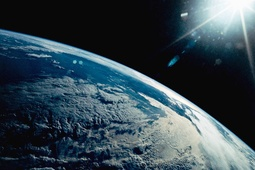
#> input picture test_images/earth_side.jpg, 255 x 170 px, shrunk from 980 x 654 before the run, found by its file name
$ python simpleEdgeDetection.py   (older library calls are emulated)
#> lines starting #> are read from the running program, lines starting #| are printed output that depends on the picture; after the words box and inside, x2 and y2 are one past the last pixel; in counts of white or black regions, pixels touching at a corner belong together
import cv2
import numpy as np
import matplotlib.pyplot as plt


# Read the image in grayscale
#path = 'test_images/BlackMarble2016_00066.png'
print('hello')
path = ['test_images/earth_side.jpg', 'test_images/earth_night.jpg',
        'test_images/piCam_530km_glare.png','test_images/piCam_530km.png',
        'test_images/BlackMarble2016_00066.png', 'test_images/earth.jpg']
image_list = []
canny_list = []
LoG_list = []
sobel_list = []
for p in path:
    img = cv2.imread(p, cv2.IMREAD_COLOR)
#> img is the input picture: shape (170, 255, 3); mean B, G, R 80.5, 71.4, 54.8
    image = cv2.imread(p, 0 )
#> image: shape (170, 255); min 0, max 255, mean 67.4
    threshold = 10


    #binary_mask = np.where(image < threshold, 255, 0).astype(np.uint8)
    # Apply Gaussian blur to reduce noise
    blurred = cv2.GaussianBlur(image, (3,3), 0)
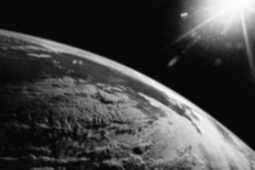
#> blurred: shape (170, 255); min 7, max 251, mean 67.5

    # Apply Laplacian of Gaussian
    log = cv2.Laplacian(blurred, cv2.CV_64F)

    # Perform Canny edge detection
    canny = cv2.Canny(image, 100, 200)
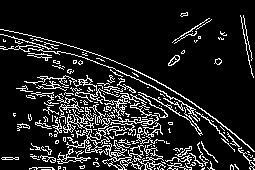
#> canny: shape (170, 255); 13.1% white in thin lines or dots

    # Find zero crossings
    zero_crossings = np.zeros_like(log)
    zero_crossings[:-1, :-1] = np.logical_and(log[:-1, :-1] < 0, log[1:, 1:] > 0) | \
                            np.logical_and(log[:-1, :-1] > 0, log[1:, 1:] < 0)
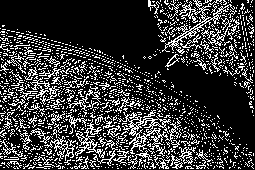
#> zero_crossings: shape (170, 255) float64; values 0 (black) and 1 (white), 22% white in thin lines or dots

    # Apply thresholding to get strong edges
    threshold = 0.1 * np.max(np.abs(log))
#> threshold = 10.4
    edges = np.zeros_like(zero_crossings, dtype=np.uint8)
    edges[np.abs(log) > threshold] = 255

    #coords = np.column_stack(np.where(canny[:, int(800):int(800)+1] > 0))
    #print(coords)
    #Sobel gaussian blus edge detection

    # Sobel edges (x and y gradients)
    sobel_x = cv2.Sobel(image, cv2.CV_64F, 1, 0, ksize=3)
    sobel_y = cv2.Sobel(image, cv2.CV_64F, 0, 1, ksize=3)
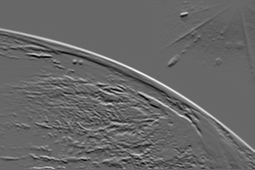
#> sobel_y: shape (170, 255) float64; min -582, max 846, mean -0.1; drawn with min black and max white
    gradient = np.sqrt(sobel_x**2 + sobel_y**2)
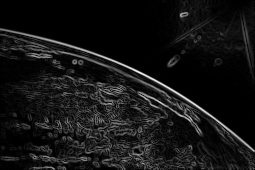
#> gradient: shape (170, 255) float64; min 0, max 922.6, mean 75; drawn with min black and max white

    # Thresholding (adjust based on image)
    _, sobel_edges = cv2.threshold(gradient.astype(np.uint8), 150, 255, cv2.THRESH_BINARY)
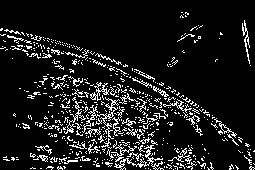
#> sobel_edges: shape (170, 255); 10.7% white in thin lines or dots

    image_list.append(image)
    canny_list.append(canny)
    LoG_list.append(edges)
    sobel_list.append(sobel_edges)
#> pass 2 of the loop `for p in path:`:
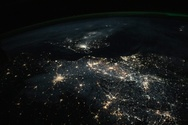
#> input picture test_images/earth_night.jpg, 188 x 125 px, shrunk from 720 x 480 before the run, found by its file name
#> img is the input picture: shape (125, 188, 3); mean B, G, R 24.1, 24.2, 21.9
#> image: shape (125, 188)
#> blurred: shape (125, 188)
#> log: shape (125, 188) float64
#> canny: shape (125, 188); 7.5% white in thin lines or dots, all inside (x1, y1, x2, y2) = (6, 24, 185, 125)
#> `zero_crossings[:-1, :-1] = np.logical_and(log[:-1, :-1] < 0, log[1:, 1..`:
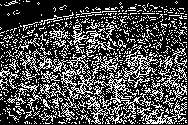
#> zero_crossings: shape (125, 188) float64; values 0 (black) and 1 (white), 29.7% white in thin lines or dots
#> threshold = 13.1
#> sobel_x: shape (125, 188) float64
#> sobel_y: shape (125, 188) float64
#> gradient: shape (125, 188) float64
#> `_, sobel_edges = cv2.threshold(gradient.astype(np.uint8), 150, 255, cv..`:
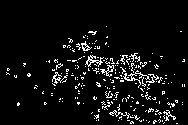
#> sobel_edges: shape (125, 188); 6.1% white in thin lines or dots, all inside (x1, y1, x2, y2) = (6, 26, 185, 124)
#> pass 3 of the loop `for p in path:`:
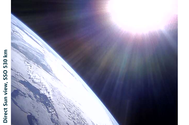
#> input picture test_images/piCam_530km_glare.png, 189 x 125 px, shrunk from 725 x 480 before the run, found by its file name
#> img is the input picture: shape (125, 189, 3); mean B, G, R 160.4, 141.1, 140.6
#> image: shape (125, 189)
#> blurred: shape (125, 189)
#> log: shape (125, 189) float64
#> canny: shape (125, 189); 7.1% white in thin lines or dots
#> `zero_crossings[:-1, :-1] = np.logical_and(log[:-1, :-1] < 0, log[1:, 1..`:
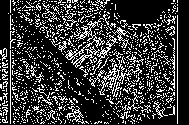
#> zero_crossings: shape (125, 189) float64; values 0 (black) and 1 (white), 22% white in thin lines or dots
#> threshold = 11.5
#> sobel_x: shape (125, 189) float64
#> sobel_y: shape (125, 189) float64
#> gradient: shape (125, 189) float64
#> `_, sobel_edges = cv2.threshold(gradient.astype(np.uint8), 150, 255, cv..`:
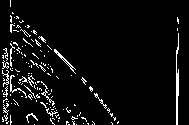
#> sobel_edges: shape (125, 189); 5.6% white in thin lines or dots
#> the loop made 6 passes; the first 3 are shown


plt.figure(figsize=(14, 8))
len = len(image_list)
for i in range(len):
    image = image_list[i]
    canny = canny_list[i]
    edges = LoG_list[i]
    sobel_edges = sobel_list[i]

    plt.subplot(len, 4, i*4 +1), plt.imshow(image, cmap='gray'), plt.title('Original Image')
    plt.subplot(len, 4, i*4 +2), plt.imshow(canny, cmap='gray'), plt.title('Canny')
    plt.subplot(len, 4, i*4 +3), plt.imshow(edges, cmap='gray'), plt.title('Laplacian of Gaussian')
    plt.subplot(len, 4, i*4 +4), plt.imshow(sobel_edges, cmap='gray'), plt.title('Sobel')

plt.tight_layout()
plt.show()
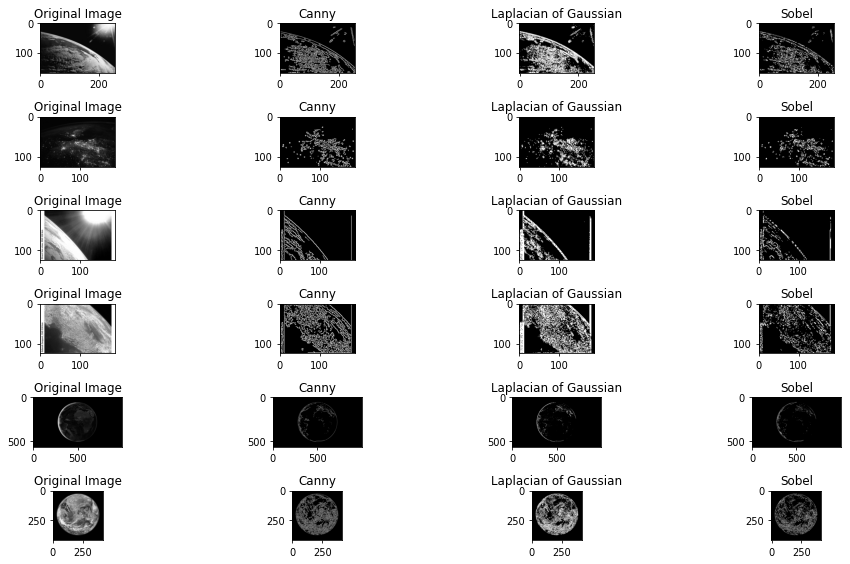
#> figure drawn by matplotlib, 24 panels
